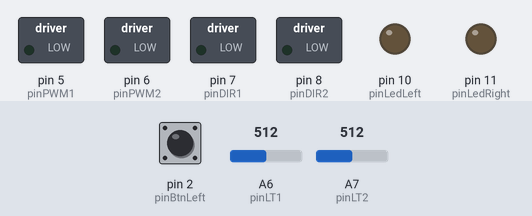
Bench run of a sketch on a simulated Arduino Nano, built with avr-gcc and run on an emulated ATmega328P. Parts: switched loads named in the sketch (green lamp = pin HIGH), output pins drawn as LEDs (lit = HIGH). The inputs (shaded band) are chosen by the test bench; at power-on: pin 2 (pinBtnLeft) HIGH, A6 (pinLT1) = 512, A7 (pinLT2) = 512.

Above: at 1.2 s.
1.3 s: pin 2 (pinBtnLeft) pulled LOW for 0.15 s
At 2.7 s:
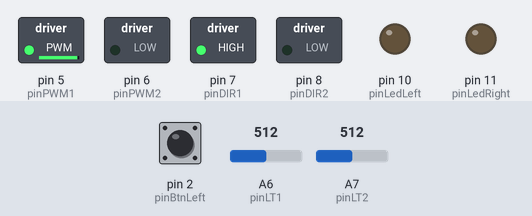
3.0 s: A6 (pinLT1) set to 523
At 3.8 s:
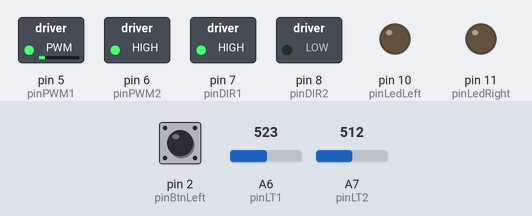
4.5 s: A7 (pinLT2) set to 523
At 4.9 s:
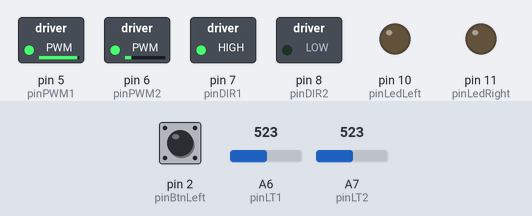
6.0 s: A7 (pinLT2) set to 511
At 7.2 s:
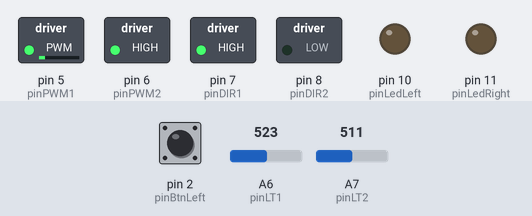
7.5 s: A6 (pinLT1) set to 716
At 8.4 s:
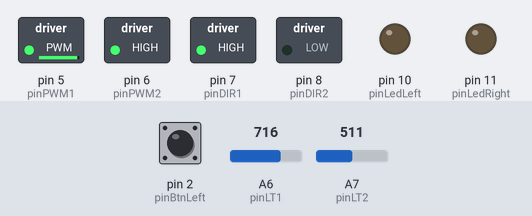
9.0 s: pin 2 (pinBtnLeft) pulled LOW for 1 s
At 9.6 s:
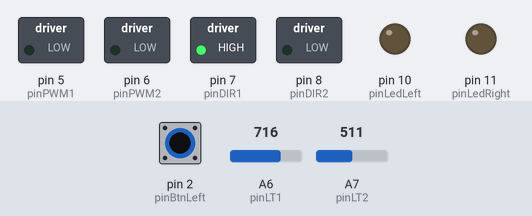
Timing chart, 0 to 12.0 s (numbered marks = the images above; inputs shaded):
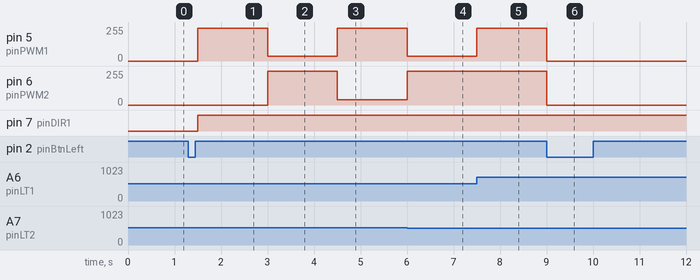

Measured:
- the behaviour switches between 522 and 523 on A6 (pinLT1) (found by bisection; images 1 and 2)
- the behaviour switches between 522 and 523 on A7 (pinLT2) (found by bisection; images 2 and 3)
- after the input at 1.3 s, pin 5 (pinPWM1): 0/255 → 244/255 after 0.20 s; pin 7 (pinDIR1): LOW → HIGH after 0.20 s
- after the input at 3.0 s, pin 5 (pinPWM1): 244/255 → 37/255 at once; pin 6 (pinPWM2): 0/255 → 255/255 at once
- after the input at 4.5 s, pin 5 (pinPWM1): 37/255 → 244/255 at once; pin 6 (pinPWM2): 255/255 → 39/255 at once
- after the input at 6.0 s, pin 5 (pinPWM1): 244/255 → 37/255 at once; pin 6 (pinPWM2): 39/255 → 255/255 at once
- after the input at 7.5 s, pin 5 (pinPWM1): 37/255 → 244/255 at once
- after the input at 9.0 s, pin 5 (pinPWM1): 244/255 → 0/255 at once; pin 6 (pinPWM2): 255/255 → 0/255 at once

The sketch:

LineTracer2_PDControl.ino
```cpp
#define ENABLE_MOVE   1
#define ENABLE_LED    1

#define MOTOR_POWER_TEST  0

const int pinBuzzer = 3; // 부저핀 번호

const int pinBtnUp = A0; // 푸시버튼 핀 번호
const int pinBtnDown = A1;
const int pinBtnLeft = 2;
const int pinBtnRight = 4;

const int pinLedLeft =  10; // 왼쪽(빨강) LED
const int pinLedRight = 11; // 오른쪽(파랑) LED

////////////////////  라인트레이서 센서

// WHITE [290/230 .. 620/670 .. 910/900] BLACK
#define LT_MIDL_CNTR  540 // 512

#define LT_BLACK_TRU  (LT_MIDL_CNTR + 240)
#define LT_BLACK_AVG  (LT_MIDL_CNTR + 160)
#define LT_BLACK_MIN  (LT_MIDL_CNTR + 80)

#define LT_WHITE_MAX  (LT_MIDL_CNTR - 80)
#define LT_WHITE_AVG  (LT_MIDL_CNTR - 160)
#define LT_WHITE_TRU  (LT_MIDL_CNTR - 240)

const int pinLT1 = A6;  // IR 센서 1번(IN1) -- LEFT
const int pinLT2 = A7;  // IR 센서 2번(IN2) -- RIGHT

////////////////////  모터 1번(왼쪽)과 2번(오른쪽)

const int pinDIR1 = 7; // 1번(왼쪽) 모터 방향 지정용 연결핀 번호
const int pinPWM1 = 5; // 1번(왼쪽) 모터 속도 지정용 연결핀 번호

const int pinDIR2 = 8; // 2번(오른쪽) 모터 방향 지정용 연결핀 번호
const int pinPWM2 = 6; // 2번(오른쪽) 모터 속도 지정용 연결핀 번호

const int motor1 = 1;  // 1번(왼쪽) 모터 번호
const int motor2 = 2;  // 2번(오른쪽) 모터 번호

const int turnCW = 0;  // 시계(CW) 방향 회전
const int turnCCW = 1; // 반시계(CCW) 방향 회전

////////////////////  좌우 모터 속력 조정

#define DRIVER_POWER    220
int Power = DRIVER_POWER; // 모터 회전 속력 = 정지 [0..255] 최대

float Power1Ratio = 0.96; // 1번(왼쪽), 최대 1.0 (보통 0.94 ~ 1.0 정도 보정)
float Power2Ratio = 1.00; // 2번(오른쪽), 최대 1.0

////////////////////  모터 회전 동작

#define MOTOR_L   0
#define MOTOR_R   1

#define FORWARD   0
#define BAKWARD   1

void move(int motor, int dir, int power)
{
  boolean dirHighLow;
  int     vp;

  if(motor == MOTOR_L)
  {
    if(dir == FORWARD)
      dirHighLow = HIGH;
    else // BAKWARD
      dirHighLow = LOW;

    vp = power * Power1Ratio;
    if( vp > 255 )
      vp = 255;
    else if( vp < 0 )
      vp = 0;

    digitalWrite(pinDIR1, dirHighLow);
    analogWrite(pinPWM1, vp);
  }
  else // MOTOR_R
  {
    if(dir == FORWARD)
      dirHighLow = LOW;
    else // BAKWARD
      dirHighLow = HIGH;

    vp = power * Power2Ratio;
    if( vp > 255 )
      vp = 255;
    else if( vp < 0 )
      vp = 0;

    digitalWrite(pinDIR2, dirHighLow);
    analogWrite(pinPWM2, vp);
  }
}

void  Forward( int power )  // 전진
{
  move(MOTOR_L, FORWARD, power);
  move(MOTOR_R, FORWARD, power);
}

void  Backward( int power )  // 후진
{
  move(MOTOR_L, BAKWARD, power);
  move(MOTOR_R, BAKWARD, power);
}

void  Left( int power )  // 좌회전
{
  move(MOTOR_L, BAKWARD, power);
  move(MOTOR_R, FORWARD, power);
}

void  Right( int power )  // 우회전
{
  move(MOTOR_L, FORWARD, power);
  move(MOTOR_R, BAKWARD, power);
}

void Stop()  // 정지
{
  analogWrite(pinPWM1, 0);
  analogWrite(pinPWM2, 0);
}

void  Forward2( int power1, int power2 )
{
  move(MOTOR_L, FORWARD, power1);
  move(MOTOR_R, FORWARD, power2);
}

void  BAKWARD2( int power1, int power2 )
{
  move(MOTOR_L, BAKWARD, power1);
  move(MOTOR_R, BAKWARD, power2);
}

////////////////////////////////////////////////////////////////////////////

void  setup()
{
  // 모터 제어 핀들을 모두 출력용 핀으로 설정

  pinMode( pinDIR1, OUTPUT ); // 1번(왼쪽) 모터 방향 핀을 출력 핀으로 설정
  pinMode( pinPWM1, OUTPUT ); // 1번(왼쪽)모터 속도 핀을 출력 핀으로 설정

  pinMode( pinDIR2, OUTPUT ); // 2번(오른쪽) 모터 방향 핀을 출력 핀으로 설정
  pinMode( pinPWM2, OUTPUT ); // 2번(오른쪽) 모터 속도 핀을 출력 핀으로 설정

  pinMode( pinLT1, INPUT ); // 바닥 완쪽 라인트레이스 센서
  pinMode( pinLT2, INPUT ); // 바닥 오른쪽 라인트레이스 센서

  pinMode( pinLedLeft, OUTPUT );  // 왼쪽(빨강) LED
  pinMode( pinLedRight, OUTPUT ); // 오른쪽(파랑) LED

  pinMode(pinBuzzer, OUTPUT); // 부저 핀을 출력 핀으로 설정

  pinMode(pinBtnUp, INPUT);  // 푸시버튼 핀을 입력용 핀으로 설정
  pinMode(pinBtnDown, INPUT);
  pinMode(pinBtnLeft, INPUT);
  pinMode(pinBtnRight, INPUT);

  Serial.begin( 38400 );  // 통신 초기화 (bps)

  // 장치 테스트 및 초기 상태 설정

  digitalWrite( pinLedLeft, LOW );
  digitalWrite( pinLedRight, LOW );

  noTone( pinBuzzer );  // 스피커 끄기 (OFF)
  Stop();  // 처음에는 정지 상태

#if ENABLE_MOVE
 #if MOTOR_POWER_TEST // 좌우 모터 회전속도 보정을 위한 테스트
  while( 1 )
  {
    while( digitalRead(pinBtnLeft) != 0 )  // 버튼 눌림상태가 아니면
      delay( 10 );
    delay( 200 );

    Forward( Power );
    delay( 2000 );
    Stop();
    delay( 1000 );

    Backward( Power );
    delay( 2000 );
    Stop();
    delay( 1000 );

    Left( Power );
    delay( 1000 );
    Stop();
    delay( 1000 );

    Right( Power );
    delay( 1000 );
    Stop();
    delay( 3000 );
  }
 #endif
#endif
}

////////////////////////////////////////////////////////////////////////////

#if 0 //////////////////  Normal Speed

  #define MaxSpeed    220 // 최대 제한 속력(power= [0..255])
  #define BaseSpeed   170 // 직진 시 속력
  #define TURN_SPEED  150 // 좌우 회전 시 속도

  #define Kp   1.0
  #define Kd  90.0

  float DeltaspeedRightatio = 2.0;  // 감지된 바퀴쪽 센서 변화량의 모터파워 적용 비율

#else //////////////////  Top Speed

  #define MaxSpeed    255
  #define BaseSpeed   255
  #define TURN_SPEED  230

  #define Kp   0.8
  #define Kd  80.0

  float DeltaspeedRightatio = 2.7;

#endif

////////////////////////////////////////////////////////////////////////////

#define MAX_SENSOR_NOISE  10  // 노이즈로 간주하여 무시할 +/- 센서 변화값

int SensorWhiteLeft = 260;  // 기본 흰색 바닥 센서값
int SensorWhiteRight = 260;  // 기본 흰색 바닥 센서값


int GetSensorDeltaError( int v1, int v2 )
{
  int error1, error2;

  if( v1 > SensorWhiteLeft )  // 왼쪽 센서사 검은쪽 라인으로 치우침
    error1 = v1 - SensorWhiteLeft;
  else
    error1 = 0;

  if( v2 > SensorWhiteRight )  // 오른쪽 센서사 검은쪽 라인으로 치우침
    error2 = v2 - SensorWhiteRight;
  else
    error2 = 0;

  return  error1 - error2;
}


int RunState = 0; // 버튼 눌러서 주행/정지, 0=정지, 1=주행
int LastError = 2;  // 처음 버튼 누를 때 출발되도록


void  loop()
{

  if( digitalRead(pinBtnLeft) == 0 )  // 버튼 눌림 상태이면
  {
    if( RunState )
    {
      Stop();
      RunState = 0;
    } else {
      SensorWhiteLeft = analogRead( pinLT1 ) + MAX_SENSOR_NOISE;
      SensorWhiteRight = analogRead( pinLT2 ) + MAX_SENSOR_NOISE;
      RunState = 1;
    }

    while( digitalRead(pinBtnLeft) == 0 )  // 버튼이 올려질 때 까지 대기
      delay( 10 );
    delay( 50 );
  }

  if( RunState == 0 )
  {
    delay( 10 );
    return;
  }

  int  v1 = analogRead( pinLT1 );
  int  v2 = analogRead( pinLT2 );

  if( (v1 > LT_BLACK_AVG) && (v2 < LT_WHITE_MAX) )  // 왼쪽만 검정, 완전 좌회전
  {
#if ENABLE_LED
    digitalWrite( pinLedLeft, HIGH );
    digitalWrite( pinLedRight, LOW );
#endif

#if ENABLE_MOVE
    move(MOTOR_L, BAKWARD, TURN_SPEED);
    move(MOTOR_R, FORWARD, TURN_SPEED);
#endif

    return;
  }

  if( (v1 < LT_WHITE_MAX) && (v2 > LT_BLACK_AVG) )  // 오른쪽만 검정, 완전 우회전
  {
#if ENABLE_LED
    digitalWrite( pinLedLeft, LOW );
    digitalWrite( pinLedRight, HIGH );
#endif

#if ENABLE_MOVE
    move(MOTOR_L, FORWARD, TURN_SPEED);
    move(MOTOR_R, BAKWARD, TURN_SPEED);
#endif

    return;
  }

  if( (v1 > LT_BLACK_AVG) && (v2 > LT_BLACK_AVG) ) // 모두 검은색
  {
#if ENABLE_LED
    digitalWrite( pinLedLeft, HIGH );
    digitalWrite( pinLedRight, HIGH );
#endif

#if ENABLE_MOVE
    move(MOTOR_L, FORWARD, TURN_SPEED);
    move(MOTOR_R, FORWARD, TURN_SPEED);
#endif

    return;
  }

  ////////// 모두 흰색(직진)이거나 기타 경우(센서값이 변화될 때)

#if ENABLE_LED
  digitalWrite( pinLedLeft, LOW );
  digitalWrite( pinLedRight, LOW );
#endif

  int error = GetSensorDeltaError( v1, v2 );

  if( error != LastError )  // 센서 변화량이 다를때만 속도를 바꾸자...
  {
    int deltaSpeed = Kp * error + Kd * (error - LastError);

    LastError = error;

    if( deltaSpeed == 0 )  // 노이즈에 의한 미세한 변화량은 무시
      return;

    int speedLeft, speedRight;

    if( deltaSpeed > 0 ) // Left Turn
    {
      speedLeft = BaseSpeed - deltaSpeed * DeltaspeedRightatio;
      speedRight = BaseSpeed;
    }
    else  // Right Turn
    {
      speedLeft = BaseSpeed;
      speedRight = BaseSpeed + deltaSpeed * DeltaspeedRightatio;
    }

    // 속도가 0 이하 또는 255 이상 처리

    if (speedLeft < 0)
      speedLeft = 0;
    else if (speedLeft > MaxSpeed )
      speedLeft = MaxSpeed;

    if (speedRight < 0)
      speedRight = 0;
    else if (speedRight > MaxSpeed )
      speedRight = MaxSpeed;

#if ENABLE_MOVE
    move(MOTOR_L, FORWARD, speedLeft);
    move(MOTOR_R, FORWARD, speedRight);
#endif

  }

}
```
